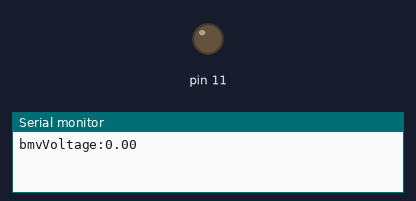
Bench run of a sketch on a simulated Arduino Uno, built with avr-gcc and run on an emulated ATmega328P. Shown: output pins drawn as LEDs (lit = HIGH), the last lines printed to the serial monitor.

Above: at 0.05 s.
At 4.0 s:
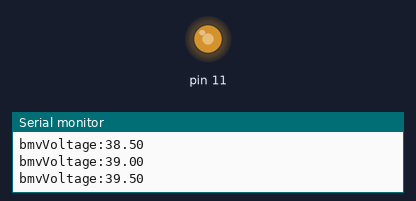
At 5.55 s:
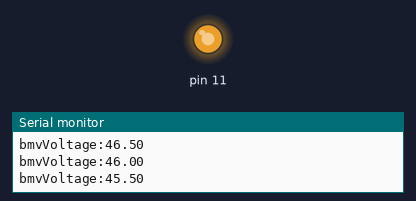
At 7.95 s:
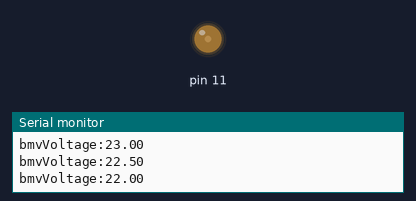
Timing chart, 0 to 13.2 s (numbered marks = the images above):
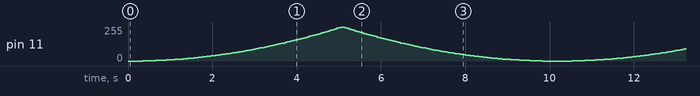

The sketch:

MockSerialDevice.ino
```cpp
float mockVoltage = 0;
float moveDir = 0.01;
int count = 0;

void setup() {
  Serial.begin(115200);
  pinMode(11,OUTPUT);
}

void loop() {
  Serial.println("bmvVoltage:"+String(mockVoltage*50));
  analogWrite(11,mockVoltage*mockVoltage*255);

  if (count < 30){
    mockVoltage += moveDir;
  }

  if (mockVoltage > 1){
    mockVoltage = 1;
    moveDir *= -1;
  }

  if (mockVoltage < 0){
    mockVoltage = 0;
    moveDir *= -1;
    count++;
  }

  delay(50);
}
```
